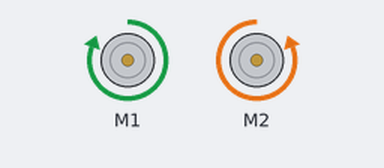
A sketch run on a simulated Arduino Uno, built with avr-gcc and run on an emulated ATmega328P. Shown: 2 × DC motor (green arrow = forward, orange = backward, longer = faster).

Above: at 0.7 s.
At 1.7 s:
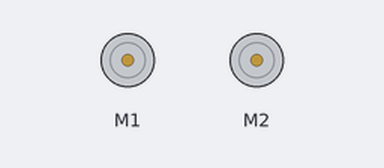
At 3.6 s:
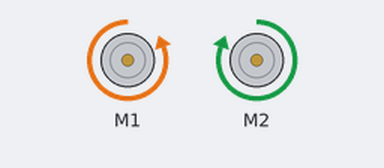
At 6.3 s:
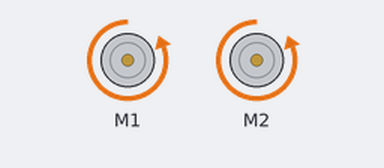
Timing chart, 0 to 8.9 s (numbered marks = the images above):
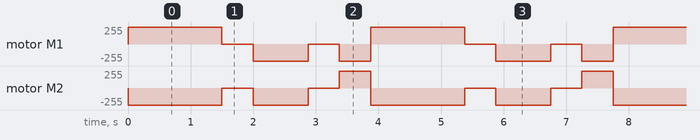

The sketch:

robot_capteur.ino
```cpp
// (licence header left out)
#include "MeOrion.h"

MeDCMotor motor1(M1);

MeDCMotor motor2(M2);

uint8_t motorSpeed = 255;

void setup()
{
}

void loop()
{
  for (int i=0; i<3; i++){
    motor1.run(motorSpeed);
    motor2.run(-motorSpeed);
    delay(1500);
    motor1.stop();
    motor2.stop();
    delay(500);
    motor1.run(-motorSpeed);
    motor2.run(-motorSpeed);
    delay(875);
    motor1.stop();
    motor2.stop();
    delay(500);
    motor1.run(-motorSpeed);
    motor2.run(motorSpeed);
    delay(500);
  }
}

//  motor1.stop();
//  motor2.stop();
```

Measured:
- by itself, motor M1: repeats every 3.9 s: stopped 0.50 s, backward 255/255 0.88 s, stopped 0.50 s, backward 255/255 0.50 s, forward 255/255 1.5 s
- by itself, motor M2: repeats every 3.9 s: stopped 0.50 s, backward 255/255 0.88 s, stopped 0.50 s, forward 255/255 0.50 s, backward 255/255 1.5 s
